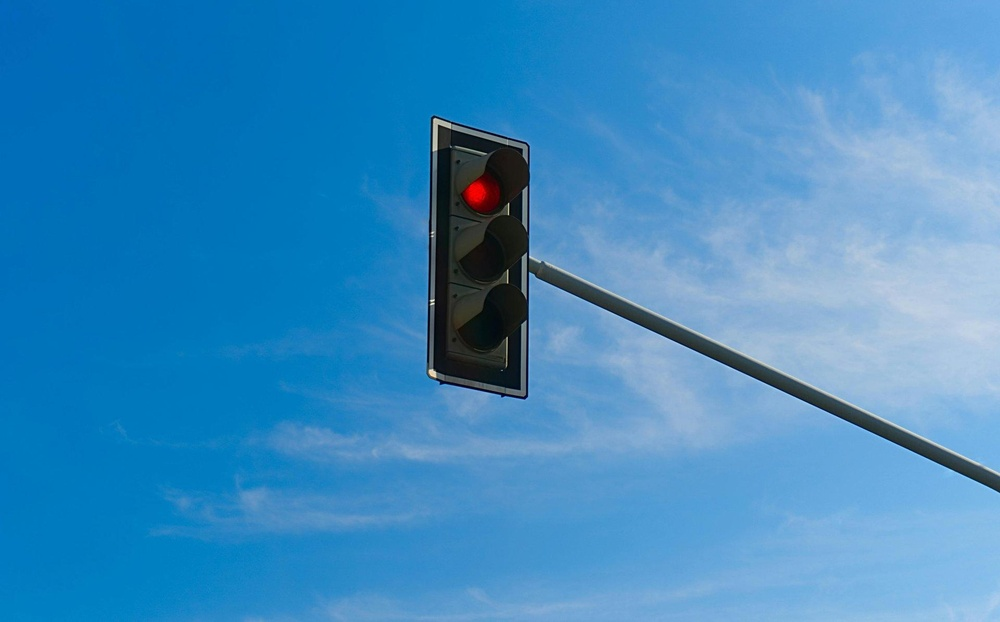
#> input picture ADAS_Program6/traffic_signs.jpeg, 1000 x 622 px, shrunk from 1920 x 1195 before the run
$ python ADAS-PROGRAM6-Finished.py
#> lines starting #> are read from the running program, lines starting #| are printed output that depends on the picture; after the words box and inside, x2 and y2 are one past the last pixel; in counts of white or black regions, pixels touching at a corner belong together
import cv2
import numpy as np

image = cv2.imread("traffic_signs.jpeg")
#> image is the input picture: shape (622, 1000, 3); mean B, G, R 193.2, 139.5, 60.9
if image is None:
    raise FileNotFoundError("traffic_signs.jpeg was not found.")

hsv = cv2.cvtColor(image, cv2.COLOR_BGR2HSV)
#> hsv: shape (622, 1000, 3); mean H, S, V 101.3, 175.8, 193.6
red = cv2.inRange(hsv, (0,80,80), (10,255,255)) | cv2.inRange(hsv, (170,80,80), (180,255,255))
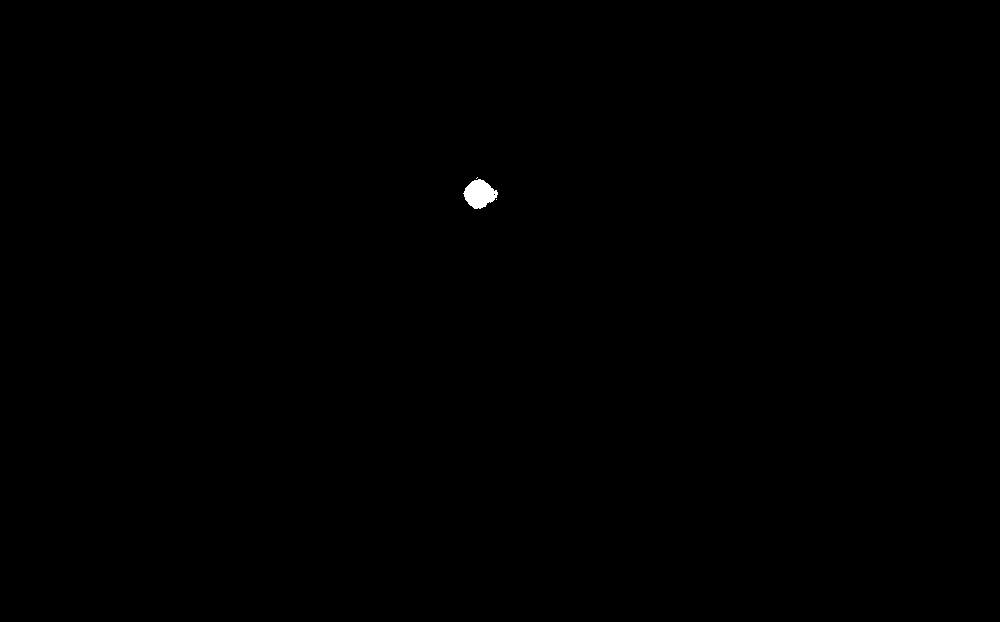
#> red: shape (622, 1000); 0.11% white; 3 white regions (2 under 20 px), largest, box (x1, y1, x2, y2) and area: (463, 179, 498, 209) 690
blue = cv2.inRange(hsv, (90,80,70), (130,255,255))
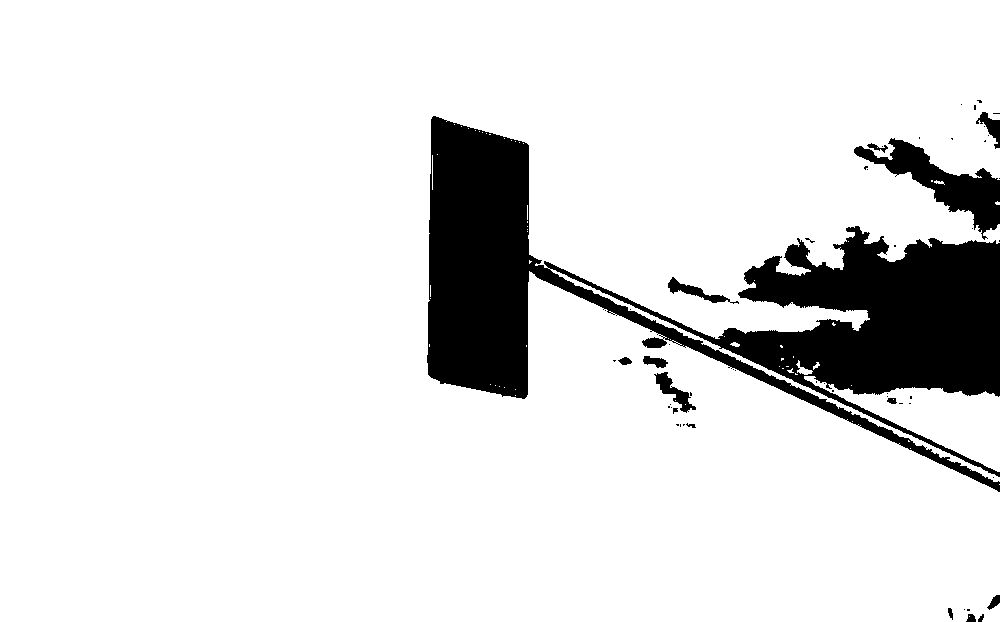
#> blue: shape (622, 1000); 88.5% white; 56 black regions (41 under 20 px), largest, box (x1, y1, x2, y2) and area: (427, 116, 1000, 492) 64758, (854, 138, 1000, 240) 4537, (654, 372, 696, 413) 548
yellow = cv2.inRange(hsv, (18,80,80), (40,255,255))
#> yellow: shape (622, 1000); 0% white in thin lines or dots, all inside (x1, y1, x2, y2) = (433, 377, 434, 378)
combined = red | blue | yellow
#> combined: shape (622, 1000); 88.6% white; 57 black regions (42 under 20 px), largest, box (x1, y1, x2, y2) and area: (427, 116, 1000, 492) 64063, (854, 138, 1000, 240) 4537, (654, 372, 696, 413) 548

kernel = np.ones((5,5), np.uint8)
combined = cv2.morphologyEx(combined, cv2.MORPH_OPEN, kernel)
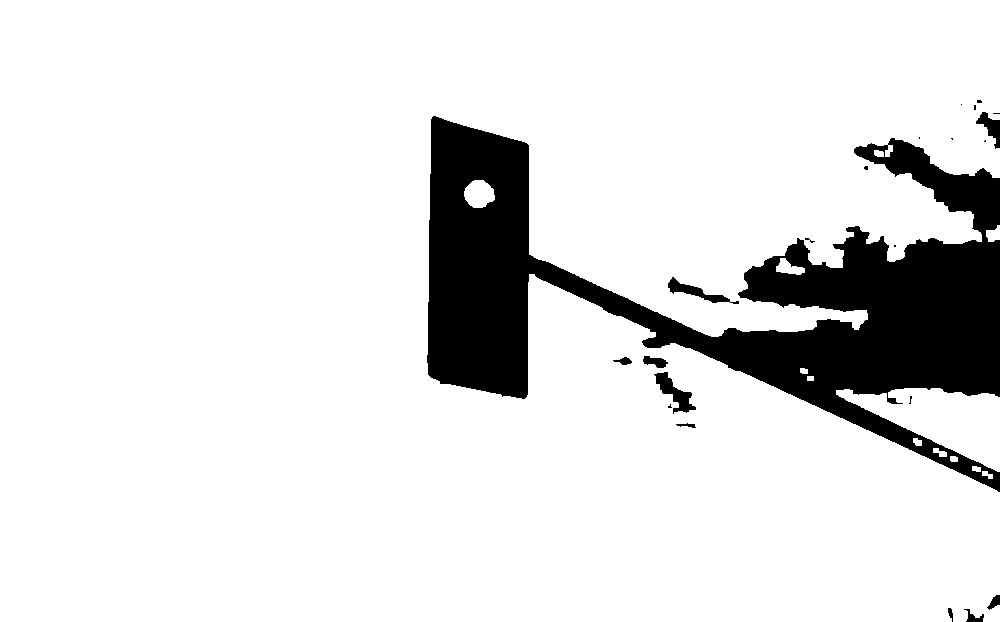
#> combined: shape (622, 1000); 88.1% white; 22 black regions (12 under 20 px), largest, box (x1, y1, x2, y2) and area: (427, 116, 1000, 492) 71958, (654, 372, 696, 414) 644, (668, 277, 739, 304) 516
combined = cv2.morphologyEx(combined, cv2.MORPH_CLOSE, kernel)
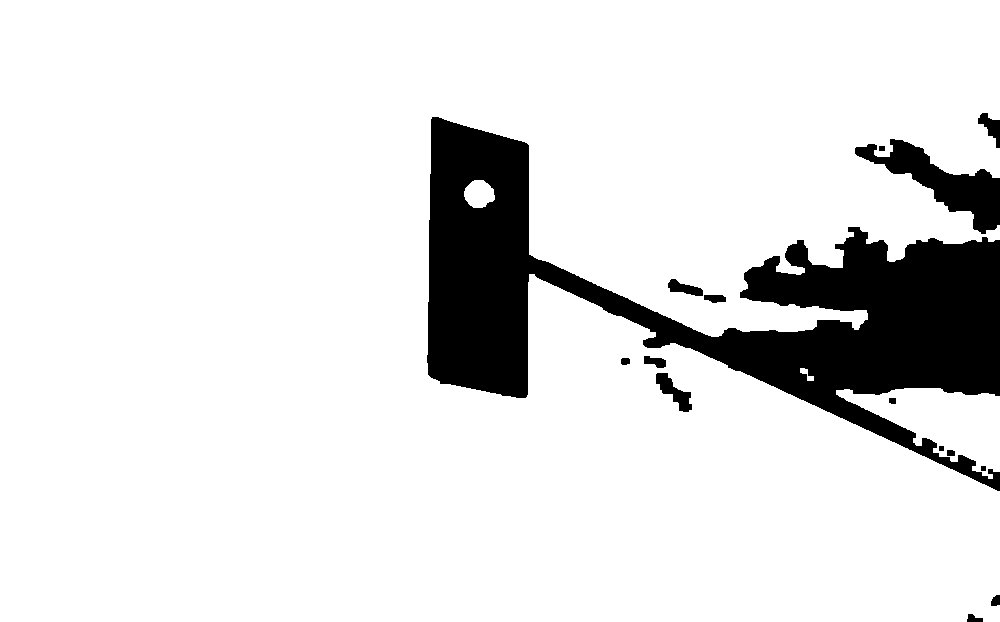
#> combined: shape (622, 1000); 88.2% white; 15 black regions

contours, _ = cv2.findContours(combined, cv2.RETR_EXTERNAL, cv2.CHAIN_APPROX_SIMPLE)
#> contours = 4 contours; box (x1, y1, x2, y2) and area: (0, 0, 1000, 622) 539001, (836, 388, 1000, 479) 7232, (464, 180, 495, 208) 615, (800, 368, 814, 381) 56
detections = 0
for cnt in contours:
    area = cv2.contourArea(cnt)
    if area < 150:
        continue
    perimeter = cv2.arcLength(cnt, True)
    if perimeter == 0:
        continue
    circularity = 4*np.pi*area/(perimeter*perimeter)
    if circularity > 0.35:
        x,y,w,h = cv2.boundingRect(cnt)
        cv2.rectangle(image, (x,y), (x+w,y+h), (0,255,0), 2)
        cv2.putText(image, "Traffic Sign", (x,max(20,y-8)),
                    cv2.FONT_HERSHEY_SIMPLEX, 0.6, (0,255,255), 2)
        detections += 1
#> this loop made 4 passes
#> (area, perimeter, circularity, x, y, w, h, detections) on pass 3: (615, 95.25, 0.852, 464, 180, 31, 28, 1)
#> (area, perimeter, circularity) on passes 1, 4: (7232.5, 538.7, 0.313), (539001, 5863.6, 0.197)
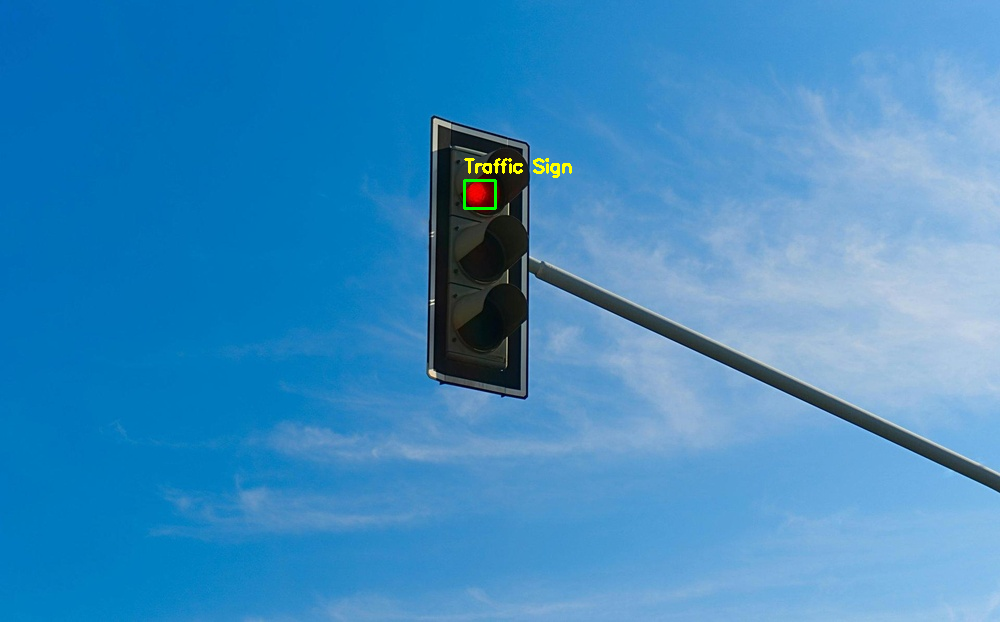
#> image: shape (622, 1000, 3); 0.18% of pixels changed, all inside (x1, y1, x2, y2) = (463, 158, 572, 210)
#> after the loop, detections = 1

cv2.imwrite("traffic_signs_detected.jpeg", image)
print(f"Traffic-sign-like regions detected: {detections}")
#| Traffic-sign-like regions detected: 1
print("Saved: traffic_signs_detected.jpeg")

$ run again, with ADAS-Headlight-Detection-/ADAS-Headlight-Detection/sample/day.jpg copied over ADAS_Program6/traffic_signs.jpeg
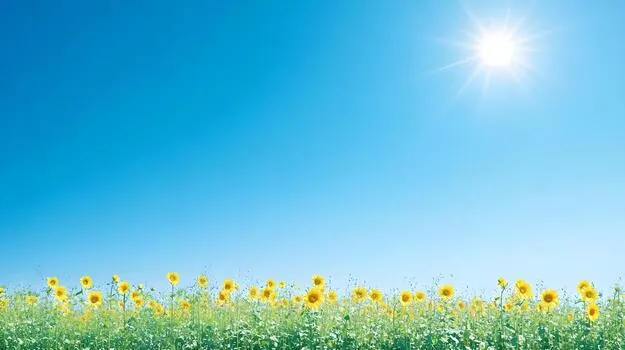
#> input picture ADAS-Headlight-Detection-/ADAS-Headlight-Detection/sample/day.jpg, 625 x 350 px
#> image is the input picture: shape (350, 625, 3); mean B, G, R 213.5, 189.6, 103.5
#> hsv: shape (350, 625, 3); mean H, S, V 91.1, 147.8, 225.2
#> red: shape (350, 625); every value is 0
#> `blue = cv2.inRange(hsv, (90,80,70), (130,255,255))`:
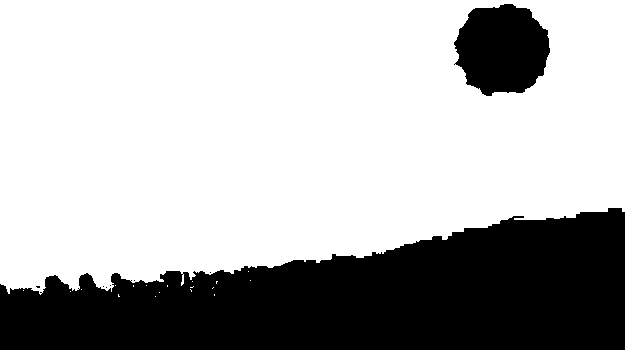
#> blue: shape (350, 625); 69.7% white; 8 black regions (6 under 20 px), largest, box (x1, y1, x2, y2) and area: (0, 208, 625, 350) 59561, (454, 4, 550, 96) 6681
#> yellow: shape (350, 625); 3.6% white; 36 white regions (9 under 20 px), largest, box (x1, y1, x2, y2) and area: (248, 276, 337, 316) 1348, (351, 288, 426, 320) 1195, (504, 279, 559, 314) 959
#> contours = 19 contours, 1 with area under 20; largest, box (x1, y1, x2, y2) and area: (0, 0, 625, 319) 159550, (249, 276, 337, 310) 1189, (352, 288, 432, 319) 996, (505, 280, 532, 312) 480, (578, 281, 600, 321) 479
#> the loop `for cnt in contours:` made 19 passes
#> (area, perimeter, circularity, x, y, w, h) on passes 10, 11, 13, 14, 15, 16, 19: (334, 97.11, 0.445, 79, 292, 24, 32), (347.5, 78.04, 0.717, 535, 290, 23, 23), (150, 46.63, 0.867, 439, 285, 15, 15), (479, 104.4, 0.552, 578, 281, 22, 40), (480.5, 114.5, 0.46, 505, 280, 27, 32), (244.5, 71.21, 0.606, 217, 280, 18, 24), (159549.5, 2193.3, 0.417, 0, 0, 625, 319)
#> after the loop `for cnt in contours:`:
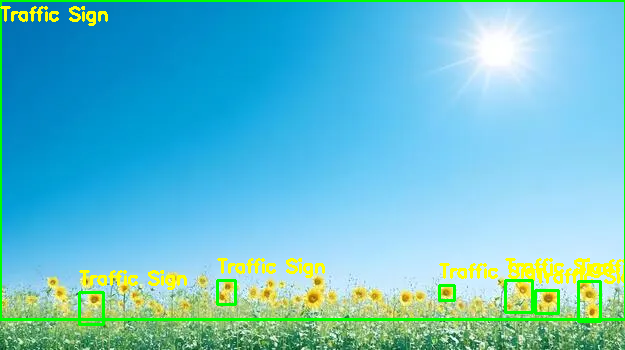
#> image: shape (350, 625, 3); 4.56% of pixels changed, all inside (x1, y1, x2, y2) = (0, 0, 625, 326)
#> after the loop `for cnt in contours:`: detections = 7
#| Traffic-sign-like regions detected: 7
